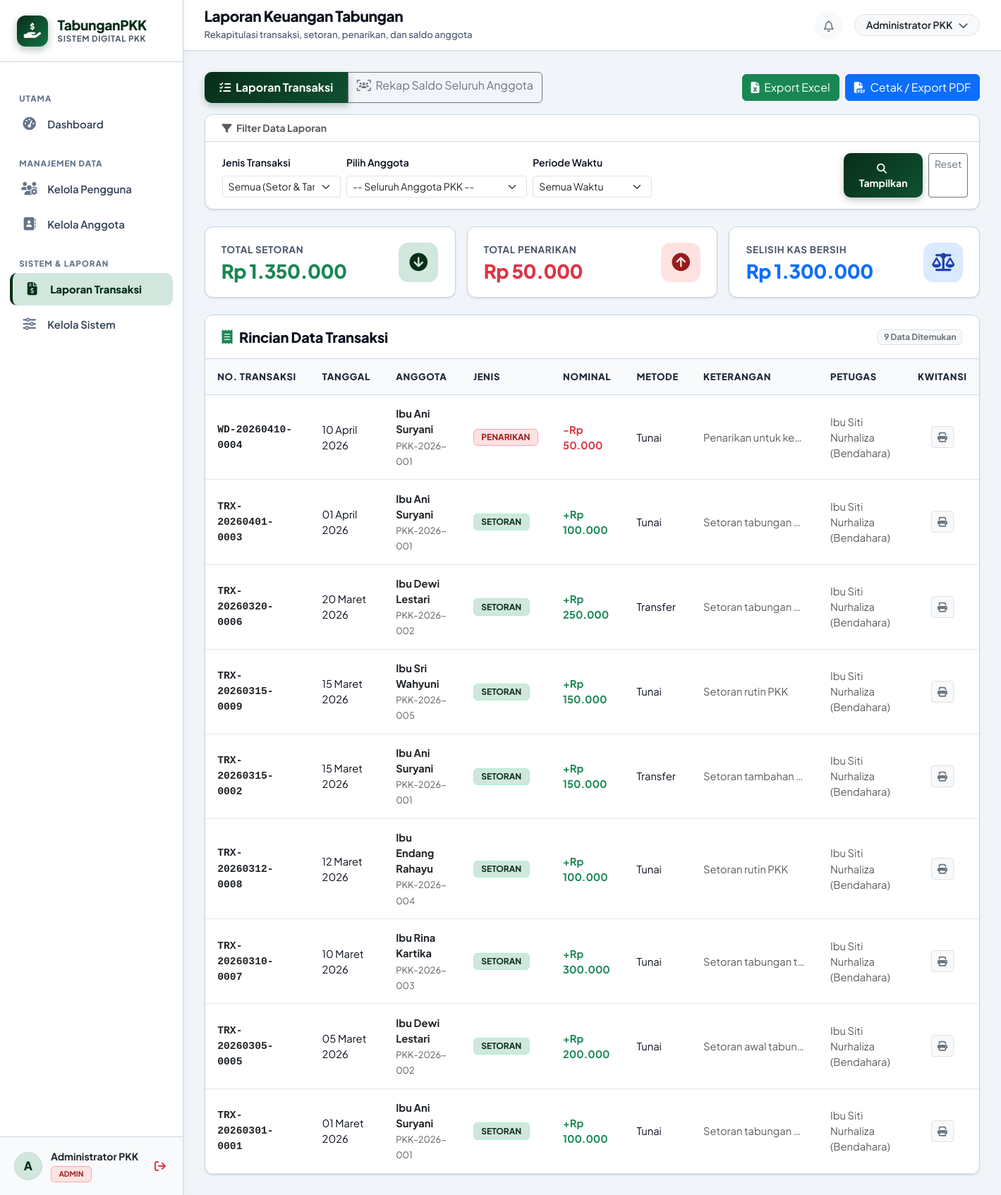
Page /admin/laporan.php (signed in) on the committed database.
### tables this page shows
CREATE TABLE IF NOT EXISTS `transaksi` (
   
  `id` INT AUTO_INCREMENT PRIMARY KEY,
   
  `kode_transaksi` VARCHAR(50) NOT NULL UNIQUE,
   
  `anggota_id` INT NOT NULL,
   
  `jenis_transaksi` ENUM('setoran', 'penarikan') NOT NULL,
   
  `nominal` DECIMAL(15, 2) NOT NULL,
   
  `metode_pembayaran` VARCHAR(50) DEFAULT 'Tunai',
   
  `bukti_transaksi` VARCHAR(255) NULL,
   
  `tanggal` DATE NOT NULL,
   
  `keterangan` TEXT NULL,
   
  `status` ENUM('berhasil', 'menunggu', 'dibatalkan') NOT NULL DEFAULT 'berhasil',
   
  `petugas_id` INT NULL,
   
  `created_at` TIMESTAMP DEFAULT CURRENT_TIMESTAMP,
   
  CONSTRAINT `fk_transaksi_anggota` FOREIGN KEY (`anggota_id`) REFERENCES `anggota` (`id`) ON DELETE CASCADE ON UPDATE CASCADE,
   
  CONSTRAINT `fk_transaksi_petugas` FOREIGN KEY (`petugas_id`) REFERENCES `users` (`id`) ON DELETE SET NULL ON UPDATE CASCADE
);

CREATE TABLE IF NOT EXISTS `anggota` (
   
  `id` INT AUTO_INCREMENT PRIMARY KEY,
   
  `user_id` INT NULL UNIQUE,
   
  `nomor_anggota` VARCHAR(50) NOT NULL UNIQUE,
   
  `nama` VARCHAR(150) NOT NULL,
   
  `nik` VARCHAR(30) NULL,
   
  `nomor_hp` VARCHAR(25) NULL,
   
  `alamat` TEXT NULL,
   
  `tanggal_gabung` DATE NOT NULL,
   
  `status` ENUM('aktif', 'nonaktif') NOT NULL DEFAULT 'aktif',
   
  `created_at` TIMESTAMP DEFAULT CURRENT_TIMESTAMP,
   
  CONSTRAINT `fk_anggota_user` FOREIGN KEY (`user_id`) REFERENCES `users` (`id`) ON DELETE SET NULL ON UPDATE CASCADE
);

CREATE TABLE IF NOT EXISTS `users` (
   
  `id` INT AUTO_INCREMENT PRIMARY KEY,
   
  `nama` VARCHAR(150) NOT NULL,
   
  `username` VARCHAR(100) NOT NULL UNIQUE,
   
  `email` VARCHAR(150) NOT NULL UNIQUE,
   
  `password` VARCHAR(255) NOT NULL,
   
  `role` ENUM('admin', 'bendahara', 'pengguna') NOT NULL DEFAULT 'pengguna',
   
  `status` ENUM('aktif', 'nonaktif') NOT NULL DEFAULT 'aktif',
   
  `no_hp` VARCHAR(25) NULL,
   
  `alamat` TEXT NULL,
   
  `created_at` TIMESTAMP DEFAULT CURRENT_TIMESTAMP,
   
  `updated_at` TIMESTAMP DEFAULT CURRENT_TIMESTAMP ON UPDATE CURRENT_TIMESTAMP
);

### config/helpers.php (called while the page is built, shortened)
<?php
function base_url($path = '') {
    $protocol = (!empty($_SERVER['HTTPS']) && $_SERVER['HTTPS'] !== 'off' || (isset($_SERVER['SERVER_PORT']) && $_SERVER['SERVER_PORT'] == 443)) ? "https://" : "http://";
    $host = $_SERVER['HTTP_HOST'] ?? 'localhost';
    $script = $_SERVER['SCRIPT_NAME'] ?? '';
    $dir = str_replace('\\', '/', dirname($script));
    $parts = explode('/', trim($dir, '/'));
    $projectIndex = -1;
    if ($projectIndex !== -1) {
        $projectPath = '/' . implode('/', array_slice($parts, 0, $projectIndex + 1));
        $base = $protocol . $host . $projectPath;
    } else {
        $base = $protocol . $host . '/tabunganPKK';
    }
    $path = ltrim($path, '/');
    return $path ? rtrim($base, '/') . '/' . $path : rtrim($base, '/');
}
function format_rupiah($angka, $withPrefix = true) {
    $val = is_numeric($angka) ? (float)$angka : 0;
    $hasil = number_format($val, 0, ',', '.');
    return $withPrefix ? 'Rp ' . $hasil : $hasil;
}
function format_tanggal($dateString, $withTime = false) {
    $bulanIndo = [
        1 => 'Januari', 'Februari', 'Maret', 'April', 'Mei', 'Juni',
        'Juli', 'Agustus', 'September', 'Oktober', 'November', 'Desember'
    ];
    $timestamp = strtotime($dateString);
    $d = date('d', $timestamp);
    $m = (int)date('m', $timestamp);
    $y = date('Y', $timestamp);
    $hasil = $d . ' ' . ($bulanIndo[$m] ?? date('M', $timestamp)) . ' ' . $y;
    return $hasil;
}

### admin/laporan.php (the view, shortened to what this page needs)
<?php
require_once __DIR__ . '/../config/helpers.php';
$pdo = getDBConnection();
$jenisLaporan = $_GET['jenis_laporan'] ?? 'transaksi';
$periodeFilter = $_GET['periode'] ?? 'semua';
$sqlTrx = "
    SELECT t.*, a.nama AS nama_anggota, a.nomor_anggota, u.nama AS nama_petugas
    FROM transaksi t
    JOIN anggota a ON a.id = t.anggota_id
    LEFT JOIN users u ON u.id = t.petugas_id
    WHERE t.status = 'berhasil'
";
$paramsTrx = [];
$sqlTrx .= " ORDER BY t.tanggal DESC, t.id DESC";
$stmtTrx = $pdo->prepare($sqlTrx);
$stmtTrx->execute($paramsTrx);
$dataTransaksi = $stmtTrx->fetchAll();
$totalSetoran = 0;
$totalPenarikan = 0;
foreach ($dataTransaksi as $row) {
    if ($row['jenis_transaksi'] === 'setoran') {
        $totalSetoran += (float)$row['nominal'];
    } else {
        $totalPenarikan += (float)$row['nominal'];
    }
}
$selisihSaldo = $totalSetoran - $totalPenarikan;
$sqlSaldo = "
    SELECT a.*,
        COALESCE(SUM(CASE WHEN t.jenis_transaksi = 'setoran' AND t.status = 'berhasil' THEN t.nominal ELSE 0 END), 0) AS total_setor,
        COALESCE(SUM(CASE WHEN t.jenis_transaksi = 'penarikan' AND t.status = 'berhasil' THEN t.nominal ELSE 0 END), 0) AS total_tarik,
        COALESCE(SUM(CASE WHEN t.jenis_transaksi = 'setoran' AND t.status = 'berhasil' THEN t.nominal ELSE 0 END), 0) -
        COALESCE(SUM(CASE WHEN t.jenis_transaksi = 'penarikan' AND t.status = 'berhasil' THEN t.nominal ELSE 0 END), 0) AS saldo_akhir
    FROM anggota a
    LEFT JOIN transaksi t ON t.anggota_id = a.id
    WHERE 1=1
";
$paramsSaldo = [];
$sqlSaldo .= " GROUP BY a.id ORDER BY a.nama ASC";
$stmtSaldo = $pdo->prepare($sqlSaldo);
$stmtSaldo->execute($paramsSaldo);
$dataSaldoAnggota = $stmtSaldo->fetchAll();
include __DIR__ . '/../includes/header.php';
include __DIR__ . '/../includes/sidebar.php';
include __DIR__ . '/../includes/topbar.php';
?>
<div class="d-flex justify-content-between align-items-center mb-3 no-print">
    <div class="btn-group" role="group">
        <a href="<?= base_url('admin/laporan.php?jenis_laporan=transaksi') ?>" class="btn <?= $jenisLaporan === 'transaksi' ? 'btn-pkk-primary' : 'btn-outline-secondary' ?>">
            <i class="fa-solid fa-list-check me-1"></i> Laporan Transaksi
        </a>
        <a href="<?= base_url('admin/laporan.php?jenis_laporan=saldo_anggota') ?>" class="btn <?= $jenisLaporan === 'saldo_anggota' ? 'btn-pkk-primary' : 'btn-outline-secondary' ?>">
            <i class="fa-solid fa-users-viewfinder me-1"></i> Rekap Saldo Seluruh Anggota
        </a>
    </div>
    <div class="d-flex gap-2">
        <?php
        $exportQuery = $_GET;
        $exportQuery['export'] = 'excel';
        $exportUrl = '?' . http_build_query($exportQuery);
        ?>
        <a href="<?= $exportUrl ?>" class="btn btn-success">
            <i class="fa-solid fa-file-excel me-1"></i> Export Excel
        </a>
        <button onclick="window.print()" class="btn btn-primary">
            <i class="fa-solid fa-file-pdf me-1"></i> Cetak / Export PDF
        </button>
    </div>
</div>
<div class="card-pkk mb-4 no-print">
    <div class="card-pkk-header py-2">
        <span class="small fw-bold text-muted"><i class="fa-solid fa-filter me-1"></i> Filter Data Laporan</span>
    </div>
    <div class="card-pkk-body py-3">
        <form method="GET" action="" class="row g-2 align-items-end">
            <?php if ($jenisLaporan === 'transaksi'): ?>
                <div class="col-md-2">
                    <label class="form-label small fw-semibold">Jenis Transaksi</label>
                    <select name="jenis" class="form-select form-select-sm">
                        <option value="">Semua (Setor & Tarik)</option>
                    </select>
                </div>
            <?php endif; ?>
            <div class="col-md-3">
                <label class="form-label small fw-semibold">Pilih Anggota</label>
                <select name="anggota_id" class="form-select form-select-sm">
                    <option value="0">-- Seluruh Anggota PKK --</option>
                </select>
            </div>
            <div class="col-md-2">
                <label class="form-label small fw-semibold">Periode Waktu</label>
                <select name="periode" id="periodeSelector" class="form-select form-select-sm" onchange="togglePeriodeInputs()">
                    <option value="semua" <?= $periodeFilter === 'semua' ? 'selected' : '' ?>>Semua Waktu</option>
                </select>
            </div>
            <div class="col-md-2 d-flex gap-2">
                <button type="submit" class="btn btn-pkk-primary btn-sm flex-grow-1">
                    <i class="fa-solid fa-magnifying-glass me-1"></i> Tampilkan
                </button>
                <a href="<?= base_url('admin/laporan.php') ?>" class="btn btn-outline-secondary btn-sm">Reset</a>
            </div>
        </form>
    </div>
</div>
<?php if ($jenisLaporan === 'saldo_anggota'): ?>
    <div class="card-pkk">
        <div class="card-pkk-header">
            <h5><i class="fa-solid fa-users text-success"></i> Rekapitulasi Saldo Seluruh Anggota</h5>
            <span class="badge bg-light text-secondary border"><?= count($dataSaldoAnggota) ?> Anggota</span>
        </div>
        <div class="table-responsive">
            <table class="table-pkk">
                <thead>
                    <tr>
                        <th>No</th>
                        <th>No. Anggota</th>
                        <th>Nama Lengkap</th>
                        <th>No. WhatsApp</th>
                        <th class="text-end">Total Setoran</th>
                        <th class="text-end">Total Penarikan</th>
                        <th class="text-end">Saldo Akhir</th>
                    </tr>
                </thead>
                <tbody>
                    <?php if (empty($dataSaldoAnggota)): ?>
                        <tr><td colspan="7" class="text-center py-4 text-muted">Tidak ada data anggota ditemukan.</td></tr>
                    <?php else: ?>
                        <?php
                        $no = 1;
                        $sumSetor = 0; $sumTarik = 0; $sumSaldo = 0;
                        foreach ($dataSaldoAnggota as $ag):
                            $sumSetor += (float)$ag['total_setor'];
                            $sumTarik += (float)$ag['total_tarik'];
                            $sumSaldo += (float)$ag['saldo_akhir'];
                        ?>
                            <tr>
                                <td><?= $no++ ?></td>
                                <td class="font-monospace fw-bold text-dark"><?= htmlspecialchars($ag['nomor_anggota']) ?></td>
                                <td class="fw-semibold"><?= htmlspecialchars($ag['nama']) ?></td>
                                <td class="small text-muted"><?= htmlspecialchars($ag['nomor_hp'] ?: '-') ?></td>
                                <td class="text-end text-success fw-bold"><?= format_rupiah($ag['total_setor']) ?></td>
                                <td class="text-end text-danger fw-bold"><?= format_rupiah($ag['total_tarik']) ?></td>
                                <td class="text-end fw-extrabold fs-6 <?= (float)$ag['saldo_akhir'] > 0 ? 'text-primary' : 'text-muted' ?>">
                                    <?= format_rupiah($ag['saldo_akhir']) ?>
                                </td>
                            </tr>
                        <?php endforeach; ?>
                        <tr class="table-light fw-bold">
                            <td colspan="4" class="text-center text-uppercase">TOTAL KESELURUHAN</td>
                            <td class="text-end text-success"><?= format_rupiah($sumSetor) ?></td>
                            <td class="text-end text-danger"><?= format_rupiah($sumTarik) ?></td>
                            <td class="text-end text-primary fs-6"><?= format_rupiah($sumSaldo) ?></td>
                        </tr>
                    <?php endif; ?>
                </tbody>
            </table>
        </div>
    </div>
<?php else: ?>
    <div class="row g-3 mb-4">
        <div class="col-md-4">
            <div class="stat-card stat-green">
                <div>
                    <div class="stat-title">Total Setoran</div>
                    <div class="stat-value text-success"><?= format_rupiah($totalSetoran) ?></div>
                </div>
                <div class="stat-icon"><i class="fa-solid fa-circle-arrow-down"></i></div>
            </div>
        </div>
        <div class="col-md-4">
            <div class="stat-card stat-rose">
                <div>
                    <div class="stat-title">Total Penarikan</div>
                    <div class="stat-value text-danger"><?= format_rupiah($totalPenarikan) ?></div>
                </div>
                <div class="stat-icon"><i class="fa-solid fa-circle-arrow-up"></i></div>
            </div>
        </div>
        <div class="col-md-4">
            <div class="stat-card stat-blue">
                <div>
                    <div class="stat-title">Selisih Kas Bersih</div>
                    <div class="stat-value text-primary"><?= format_rupiah($selisihSaldo) ?></div>
                </div>
                <div class="stat-icon"><i class="fa-solid fa-scale-balanced"></i></div>
            </div>
        </div>
    </div>
    <div class="card-pkk">
        <div class="card-pkk-header">
            <h5><i class="fa-solid fa-receipt text-success"></i> Rincian Data Transaksi</h5>
            <span class="badge bg-light text-secondary border"><?= count($dataTransaksi) ?> Data Ditemukan</span>
        </div>
        <div class="table-responsive">
            <table class="table-pkk">
                <thead>
                    <tr>
                        <th>No. Transaksi</th>
                        <th>Tanggal</th>
                        <th>Anggota</th>
                        <th>Jenis</th>
                        <th>Nominal</th>
                        <th>Metode</th>
                        <th>Keterangan</th>
                        <th>Petugas</th>
                        <th class="text-center no-print">Kwitansi</th>
                    </tr>
                </thead>
                <tbody>
                    <?php if (empty($dataTransaksi)): ?>
                        <tr><td colspan="9" class="text-center py-4 text-muted">Tidak ada transaksi pada periode atau filter yang dipilih.</td></tr>
                    <?php else: ?>
                        <?php foreach ($dataTransaksi as $t): ?>
                            <tr>
                                <td class="font-monospace fw-bold text-dark small"><?= htmlspecialchars($t['kode_transaksi']) ?></td>
                                <td class="small"><?= format_tanggal($t['tanggal']) ?></td>
                                <td>
                                    <div class="fw-bold text-dark"><?= htmlspecialchars($t['nama_anggota']) ?></div>
                                    <small class="text-muted"><?= htmlspecialchars($t['nomor_anggota']) ?></small>
                                </td>
                                <td>
                                    <span class="badge badge-trx-<?= $t['jenis_transaksi'] ?> text-uppercase">
                                        <?= $t['jenis_transaksi'] ?>
                                    </span>
                                </td>
                                <td>
                                    <span class="fw-bold <?= $t['jenis_transaksi'] === 'setoran' ? 'text-success' : 'text-danger' ?>">
                                        <?= $t['jenis_transaksi'] === 'setoran' ? '+' : '-' ?><?= format_rupiah($t['nominal']) ?>
                                    </span>
                                </td>
                                <td class="small"><?= htmlspecialchars($t['metode_pembayaran'] ?: 'Tunai') ?></td>
                                <td class="small text-muted text-truncate" style="max-width: 180px;"><?= htmlspecialchars($t['keterangan'] ?: '-') ?></td>
                                <td class="small text-muted"><?= htmlspecialchars($t['nama_petugas'] ?: '-') ?></td>
                                <td class="text-center no-print">
                                    <a href="<?= base_url('cetak_kuitansi.php?kode=' . urlencode($t['kode_transaksi'])) ?>" class="btn btn-sm btn-light border" title="Cetak Kwitansi">
                                        <i class="fa-solid fa-print text-secondary"></i>
                                    </a>
                                </td>
                            </tr>
                        <?php endforeach; ?>
                    <?php endif; ?>
                </tbody>
            </table>
        </div>
    </div>
<?php endif; ?>
<?php include __DIR__ . '/../includes/footer.php'; ?>

### rows in the picture
transaksi: kode_transaksi "WD-20260410-0004", tanggal "10 April 2026", anggota.nama "Ibu Ani Suryani", anggota.nomor_anggota "PKK-2026-001", jenis_transaksi "PENARIKAN", nominal "Rp 50.000", metode_pembayaran "Tunai", keterangan "Penarikan untuk ke…", petugas.nama "Ibu Siti Nurhaliza (Bendahara)"
transaksi: kode_transaksi "TRX-20260401-0003", tanggal "01 April 2026", anggota.nama "Ibu Ani Suryani", anggota.nomor_anggota "PKK-2026-001", jenis_transaksi "SETORAN", nominal "Rp 100.000", metode_pembayaran "Tunai", keterangan "Setoran tabungan…", petugas.nama "Ibu Siti Nurhaliza (Bendahara)"
transaksi: kode_transaksi "TRX-20260320-0006", tanggal "20 Maret 2026", anggota.nama "Ibu Dewi Lestari", anggota.nomor_anggota "PKK-2026-002", jenis_transaksi "SETORAN", nominal "Rp 250.000", metode_pembayaran "Transfer", keterangan "Setoran tabungan…", petugas.nama "Ibu Siti Nurhaliza (Bendahara)"
transaksi: kode_transaksi "TRX-20260315-0009", tanggal "15 Maret 2026", anggota.nama "Ibu Sri Wahyuni", anggota.nomor_anggota "PKK-2026-005", jenis_transaksi "SETORAN", nominal "Rp 150.000", metode_pembayaran "Tunai", keterangan "Setoran rutin PKK", petugas.nama "Ibu Siti Nurhaliza (Bendahara)"
transaksi: kode_transaksi "TRX-20260315-0002", tanggal "15 Maret 2026", anggota.nama "Ibu Ani Suryani", anggota.nomor_anggota "PKK-2026-001", jenis_transaksi "SETORAN", nominal "Rp 150.000", metode_pembayaran "Transfer", keterangan "Setoran tambahan…", petugas.nama "Ibu Siti Nurhaliza (Bendahara)"
transaksi: kode_transaksi "TRX-20260312-0008", tanggal "12 Maret 2026", anggota.nama "Ibu Endang Rahayu", anggota.nomor_anggota "PKK-2026-004", jenis_transaksi "SETORAN", nominal "Rp 100.000", metode_pembayaran "Tunai", keterangan "Setoran rutin PKK", petugas.nama "Ibu Siti Nurhaliza (Bendahara)"
transaksi: kode_transaksi "TRX-20260310-0007", tanggal "10 Maret 2026", anggota.nama "Ibu Rina Kartika", anggota.nomor_anggota "PKK-2026-003", jenis_transaksi "SETORAN", nominal "Rp 300.000", metode_pembayaran "Tunai", keterangan "Setoran tabungan t…", petugas.nama "Ibu Siti Nurhaliza (Bendahara)"
transaksi: kode_transaksi "TRX-20260305-0005", tanggal "05 Maret 2026", anggota.nama "Ibu Dewi Lestari", anggota.nomor_anggota "PKK-2026-002", jenis_transaksi "SETORAN", nominal "Rp 200.000", metode_pembayaran "Tunai", keterangan "Setoran awal tabun…", petugas.nama "Ibu Siti Nurhaliza (Bendahara)"
transaksi: kode_transaksi "TRX-20260301-0001", tanggal "01 Maret 2026", anggota.nama "Ibu Ani Suryani", anggota.nomor_anggota "PKK-2026-001", jenis_transaksi "SETORAN", nominal "Rp 100.000", metode_pembayaran "Tunai", keterangan "Setoran tabungan…", petugas.nama "Ibu Siti Nurhaliza (Bendahara)"

### other values in the picture
substr($userName, 0, 1) "A"
$userName "Administrator PKK"
$userRole "ADMIN"
$pageHeading "Laporan Keuangan Tabungan"
$pageSubheading "Rekapitulasi transaksi, setoran, penarikan, dan saldo anggota"
format_rupiah($totalSetoran) "Rp 1.350.000"
format_rupiah($totalPenarikan) "Rp 50.000"
format_rupiah($selisihSaldo) "Rp 1.300.000"
count($dataTransaksi) "9"
